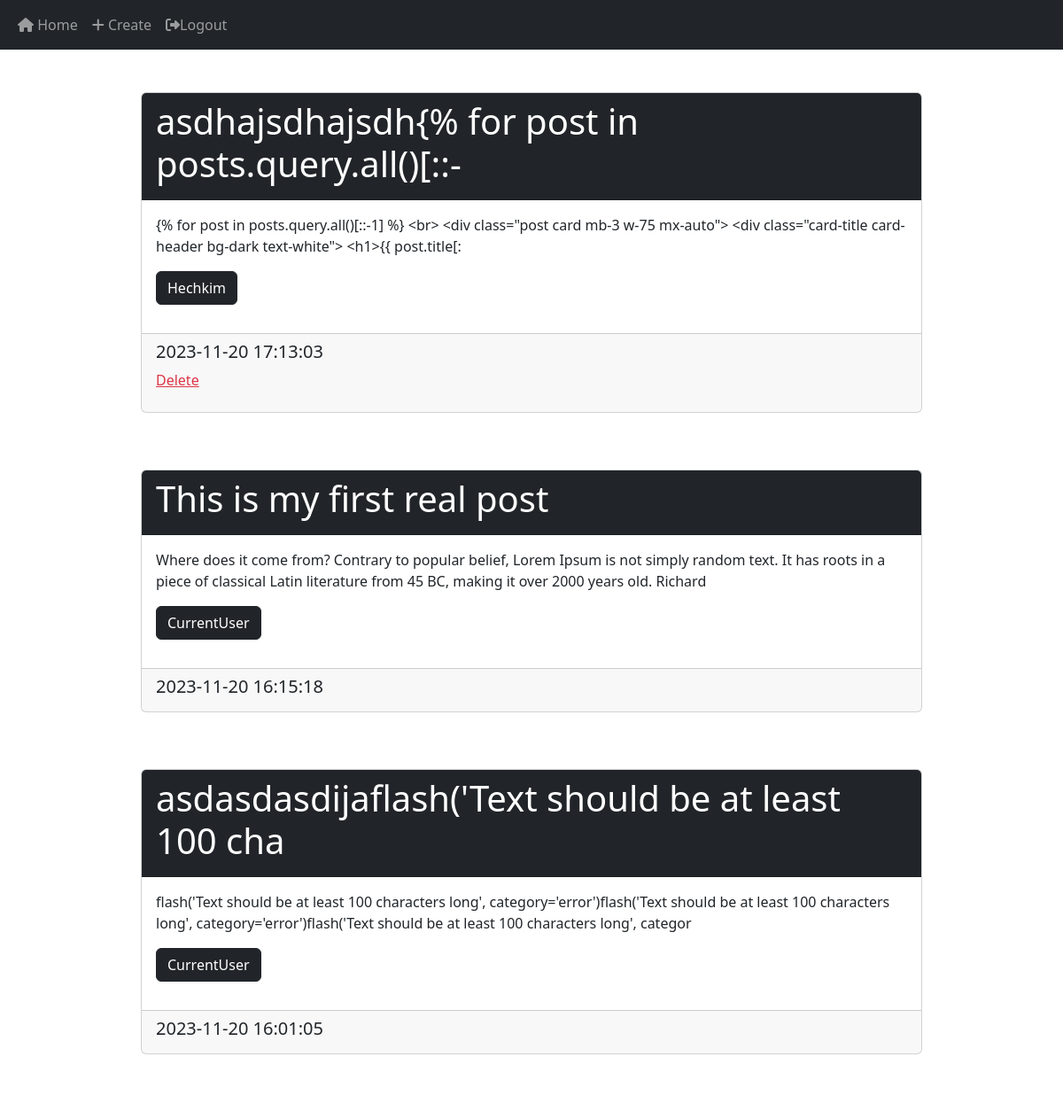
The page / (signed in, upper part) on the database as committed earlier.
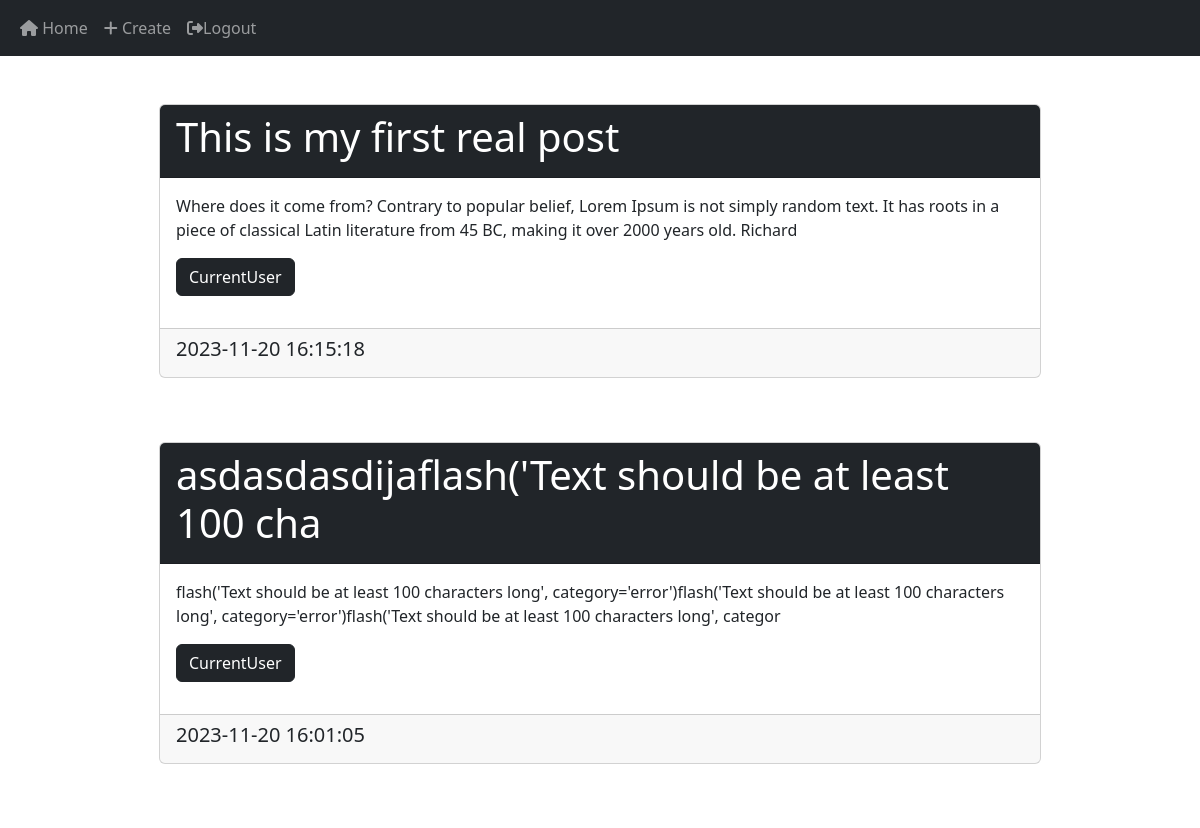
The same page on the database as committed later.
### website/models.py (models this page shows)
class Post(db.Model):
    id = db.Column(db.Integer, primary_key=True)
    title = db.Column(db.String)  #learn
    text = db.Column(db.Text, nullable=False) #nullable mean is if input is empty
    author = db.Column(db.Integer(), db.ForeignKey('user.id', ondelete="CASCADE"), nullable=False)
    date_created = db.Column(db.DateTime(timezone=True), default=func.now())

class User(db.Model, UserMixin):
    id = db.Column(db.Integer, primary_key=True)
    email = db.Column(db.String(150), unique=True)
    username = db.Column(db.String(150), unique=True)
    password = db.Column(db.String(50))
    date_created = db.Column(db.DateTime(timezone=True), default=func.now())
    posts = db.relationship('Post', backref='usercha', passive_deletes=True)  #backref is important part!!!

### website/views.py (the view)
@views.route('/')
@login_required
def home():
    return render_template('home.html', user=current_user, posts=Post)

### website/__init__.py (called while the page is built)
def create_app():
    app = Flask(__name__)
    app.config['SECRET_KEY'] = 'asdsadsadasfasdasda'
    app.config['SQLALCHEMY_DATABASE_URI'] = f'sqlite:///{DB_NAME}'
    db.init_app(app)
    from .views import views
    from .auth import auth
    from .models import User, Post
    with app.app_context():
        db.create_all()
    app.register_blueprint(views, url_prefix='/')
    app.register_blueprint(auth, url_prefix='/')
    login_manager = LoginManager()
    login_manager.login_view = 'auth.login'
    login_manager.init_app(app)
    @login_manager.user_loader
    def load_user(id):
        return User.query.get(int(id))
    return app

### website/templates/home.html (shortened to what this page needs)
{% extends 'base.html' %}
{% block content %}
<br>
{% for post in posts.query.all()[::-1] %}
    <br>
    <div class="post card mb-3 w-75 mx-auto">
        <div class="card-title card-header bg-dark text-white">
            <h1>{{ post.title[:50] }}</h1>
        </div>
        <div class="card-body">
            <p>{{ post.text[:200] }}<p>
            <a href="" class="btn btn-dark">{{ post.usercha.username }}</a>
        </div>
        <div class="card-footer">
            <h5>{{ post.date_created }}</h5>
            {% if post.author == user.id %}
            <p><a href="/delete/{{ post.id }}" class="link-danger">Delete</a></p>
            {% endif %}
        </div>
    </div>
    <br>
{% endfor %}
{% endblock %}

### website/templates/base.html (shortened to what this page needs)
<!DOCTYPE html>
<html lang="en">
<head>
    <link rel="stylesheet" href="https://cdnjs.cloudflare.com/ajax/libs/font-awesome/6.4.2/css/all.min.css" />
    <link href="https://cdn.jsdelivr.net/npm/bootstrap@5.3.2/dist/css/bootstrap.min.css" rel="stylesheet">
</head>
<body>
    <nav class="navbar navbar-expand-lg navbar-dark bg-dark">
        <div class="container-fluid">
            <div class="collapse navbar-collapse" id="navbar">
                <div class="navbar-nav">
                    <a href="/" class="nav-item nav-link"><i class="fa-solid fa-house"></i> Home</a>
                    {% if user.is_authenticated %}
                    <a href="/create" class="nav-item nav-link"><i class="fa-solid fa-plus"></i> Create</a>
                    <a href="/logout" class="nav-item nav-link"><i class="fa-solid fa-right-from-bracket"></i>Logout</a>
                    {% else %}
                    <a href="/login" class="nav-item nav-link"><i class="fa-solid fa-right-to-bracket"></i> Login</a>
                    <a href="/signup" class="nav-item nav-link"><i class="fa-solid fa-user-plus"></i> Sign Up</a>
                    {% endif %}
                </div>
            </div>
        </div>
    </nav>
    <div class="container-fluid">
        {% block content %} {% endblock content %}
    </div>
</body>
</html>

Rows that differ between the two databases and show on the page:
removed Post: title "asdhajsdhajsdh{% for post in posts.query.all()[::-", text "{% for post in posts.query.all()[::-1] %} <br> <div class=\"post card mb-3 w-75 mx-auto\"> <div class=\"card-title card-header bg-dark text-white\"> <h1>{{ post.title[:", usercha.username "Hechkim", date_created "2023-11-20 17:13:03"
